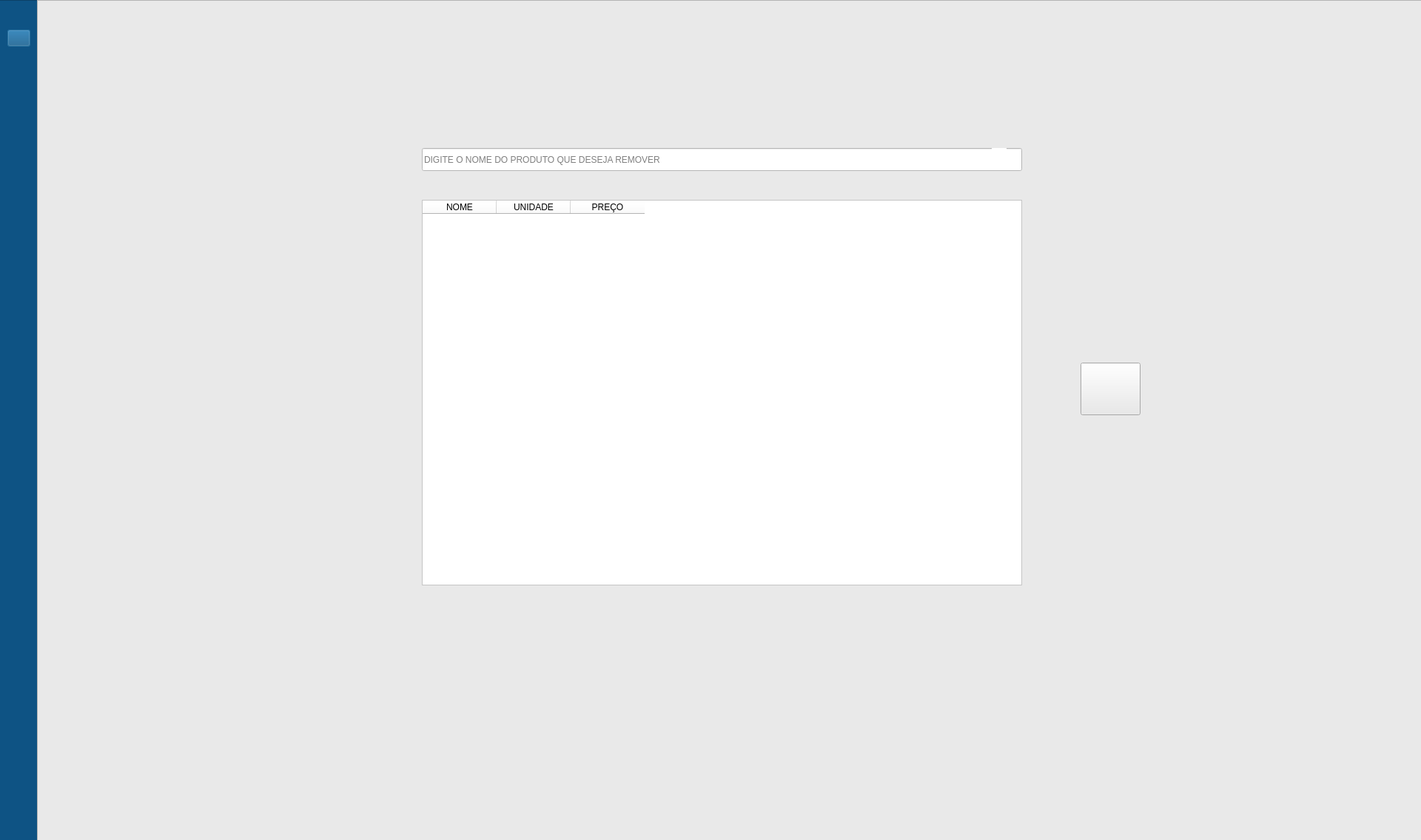
<?xml version="1.0" encoding="UTF-8"?>
<ui version="4.0">
 <class>Dialog</class>
 <widget class="QDialog" name="Dialog">
  <property name="geometry">
   <rect>
    <x>0</x>
    <y>0</y>
    <width>1920</width>
    <height>1135</height>
   </rect>
  </property>
  <property name="windowTitle">
   <string>Dialog</string>
  </property>
  <property name="whatsThis">
   <string>&lt;html&gt;&lt;head/&gt;&lt;body&gt;&lt;p&gt;&lt;img src=&quot;:/IMG/delete_399290.png&quot;/&gt;&lt;/p&gt;&lt;/body&gt;&lt;/html&gt;</string>
  </property>
  <widget class="QFrame" name="frame">
   <property name="geometry">
    <rect>
     <x>-30</x>
     <y>0</y>
     <width>81</width>
     <height>1151</height>
    </rect>
   </property>
   <property name="styleSheet">
    <string notr="true">background-color: rgb(14, 83, 132);
border-color: rgb(0, 0, 0);</string>
   </property>
   <property name="frameShape">
    <enum>QFrame::StyledPanel</enum>
   </property>
   <property name="frameShadow">
    <enum>QFrame::Raised</enum>
   </property>
   <widget class="QPushButton" name="pushButton_2">
    <property name="geometry">
     <rect>
      <x>40</x>
      <y>40</y>
      <width>31</width>
      <height>23</height>
     </rect>
    </property>
    <property name="styleSheet">
     <string notr="true">image: url(:/IMG/21797173-seta-esquerda-icone-isolado-em-branco-fundo-vetor (1).jpg);</string>
    </property>
    <property name="text">
     <string/>
    </property>
   </widget>
  </widget>
  <widget class="QFrame" name="frame_3">
   <property name="geometry">
    <rect>
     <x>50</x>
     <y>0</y>
     <width>1871</width>
     <height>1151</height>
    </rect>
   </property>
   <property name="styleSheet">
    <string notr="true">background-color: rgb(233, 233, 233);</string>
   </property>
   <property name="frameShape">
    <enum>QFrame::StyledPanel</enum>
   </property>
   <property name="frameShadow">
    <enum>QFrame::Raised</enum>
   </property>
   <widget class="QTableWidget" name="tableWidget">
    <property name="geometry">
     <rect>
      <x>520</x>
      <y>270</y>
      <width>811</width>
      <height>521</height>
     </rect>
    </property>
    <property name="styleSheet">
     <string notr="true">background-color: rgb(255, 255, 255);</string>
    </property>
    <column>
     <property name="text">
      <string>NOME</string>
     </property>
     <property name="textAlignment">
      <set>AlignCenter</set>
     </property>
    </column>
    <column>
     <property name="text">
      <string>UNIDADE</string>
     </property>
     <property name="toolTip">
      <string/>
     </property>
     <property name="textAlignment">
      <set>AlignCenter</set>
     </property>
    </column>
    <column>
     <property name="text">
      <string>PREÇO</string>
     </property>
     <property name="textAlignment">
      <set>AlignCenter</set>
     </property>
    </column>
   </widget>
   <widget class="QLineEdit" name="lineEdit">
    <property name="geometry">
     <rect>
      <x>520</x>
      <y>200</y>
      <width>811</width>
      <height>31</height>
     </rect>
    </property>
    <property name="styleSheet">
     <string notr="true">background-color: rgb(255, 255, 255);</string>
    </property>
    <property name="placeholderText">
     <string>DIGITE O NOME DO PRODUTO QUE DESEJA REMOVER</string>
    </property>
   </widget>
   <widget class="QLabel" name="label_10">
    <property name="geometry">
     <rect>
      <x>1290</x>
      <y>200</y>
      <width>20</width>
      <height>21</height>
     </rect>
    </property>
    <property name="styleSheet">
     <string notr="true">image: url(:/IMG/search.png);
background-color: rgb(255, 255, 255);</string>
    </property>
    <property name="text">
     <string/>
    </property>
   </widget>
   <widget class="QPushButton" name="pushButton">
    <property name="geometry">
     <rect>
      <x>1410</x>
      <y>490</y>
      <width>81</width>
      <height>71</height>
     </rect>
    </property>
    <property name="styleSheet">
     <string notr="true">image: url(:/IMG/trash_5311905.png);</string>
    </property>
    <property name="text">
     <string/>
    </property>
   </widget>
  </widget>
 </widget>
 <resources>
  <include location="../PROJETOS1/IMG.qrc"/>
 </resources>
 <connections/>
</ui>
